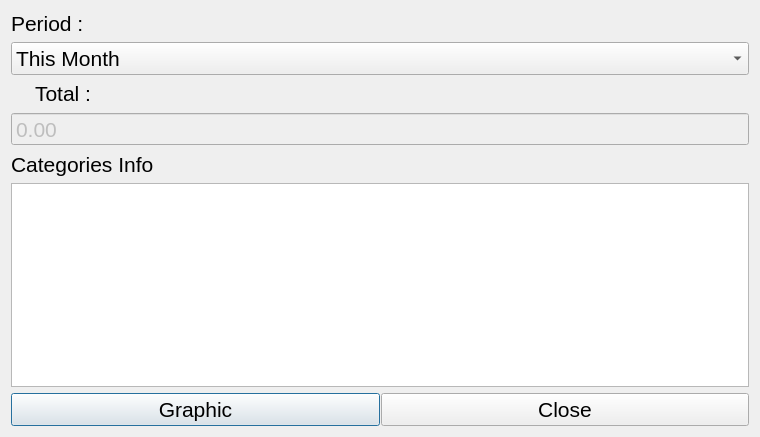
<?xml version="1.0" encoding="UTF-8"?>
<ui version="4.0">
 <class>Summary</class>
 <widget class="QDialog" name="Summary">
  <property name="geometry">
   <rect>
    <x>0</x>
    <y>0</y>
    <width>760</width>
    <height>437</height>
   </rect>
  </property>
  <property name="maximumSize">
   <size>
    <width>800</width>
    <height>800</height>
   </size>
  </property>
  <property name="font">
   <font>
    <pointsize>16</pointsize>
   </font>
  </property>
  <property name="windowTitle">
   <string>Summary</string>
  </property>
  <layout class="QVBoxLayout" name="verticalLayout_3">
   <item>
    <layout class="QVBoxLayout" name="verticalLayout_2">
     <item>
      <widget class="QLabel" name="label">
       <property name="text">
        <string>Period :</string>
       </property>
      </widget>
     </item>
     <item>
      <widget class="QComboBox" name="comboBox">
       <property name="currentIndex">
        <number>3</number>
       </property>
       <item>
        <property name="text">
         <string>Today</string>
        </property>
       </item>
       <item>
        <property name="text">
         <string>This Week</string>
        </property>
       </item>
       <item>
        <property name="text">
         <string>Last Week</string>
        </property>
       </item>
       <item>
        <property name="text">
         <string>This Month</string>
        </property>
       </item>
       <item>
        <property name="text">
         <string>Last Month</string>
        </property>
       </item>
       <item>
        <property name="text">
         <string>This Year</string>
        </property>
       </item>
       <item>
        <property name="text">
         <string>Last Year</string>
        </property>
       </item>
      </widget>
     </item>
    </layout>
   </item>
   <item>
    <layout class="QVBoxLayout" name="verticalLayout">
     <item>
      <widget class="QLabel" name="label_3">
       <property name="maximumSize">
        <size>
         <width>80</width>
         <height>16777203</height>
        </size>
       </property>
       <property name="text">
        <string>Total :</string>
       </property>
       <property name="alignment">
        <set>Qt::AlignRight|Qt::AlignTrailing|Qt::AlignVCenter</set>
       </property>
      </widget>
     </item>
     <item>
      <widget class="QDoubleSpinBox" name="m_dsbTotal">
       <property name="enabled">
        <bool>false</bool>
       </property>
       <property name="buttonSymbols">
        <enum>QAbstractSpinBox::NoButtons</enum>
       </property>
       <property name="maximum">
        <double>999999.989999999990687</double>
       </property>
      </widget>
     </item>
    </layout>
   </item>
   <item>
    <widget class="QLabel" name="label_2">
     <property name="text">
      <string>Categories Info</string>
     </property>
    </widget>
   </item>
   <item>
    <widget class="QTableWidget" name="m_twTable"/>
   </item>
   <item>
    <layout class="QHBoxLayout" name="horizontalLayout">
     <property name="spacing">
      <number>1</number>
     </property>
     <item>
      <widget class="QPushButton" name="pushButton_2">
       <property name="text">
        <string>Graphic</string>
       </property>
      </widget>
     </item>
     <item>
      <widget class="QPushButton" name="pushButton">
       <property name="text">
        <string>Close</string>
       </property>
      </widget>
     </item>
    </layout>
   </item>
  </layout>
 </widget>
 <layoutdefault spacing="6" margin="11"/>
 <resources/>
 <connections>
  <connection>
   <sender>pushButton</sender>
   <signal>clicked()</signal>
   <receiver>Summary</receiver>
   <slot>accept()</slot>
   <hints>
    <hint type="sourcelabel">
     <x>562</x>
     <y>426</y>
    </hint>
    <hint type="destinationlabel">
     <x>131</x>
     <y>249</y>
    </hint>
   </hints>
  </connection>
  <connection>
   <sender>pushButton_2</sender>
   <signal>clicked()</signal>
   <receiver>Summary</receiver>
   <slot>onShowSummaryGraph()</slot>
   <hints>
    <hint type="sourcelabel">
     <x>72</x>
     <y>426</y>
    </hint>
    <hint type="destinationlabel">
     <x>101</x>
     <y>48</y>
    </hint>
   </hints>
  </connection>
 </connections>
 <slots>
  <slot>onShowSummaryGraph()</slot>
 </slots>
</ui>
